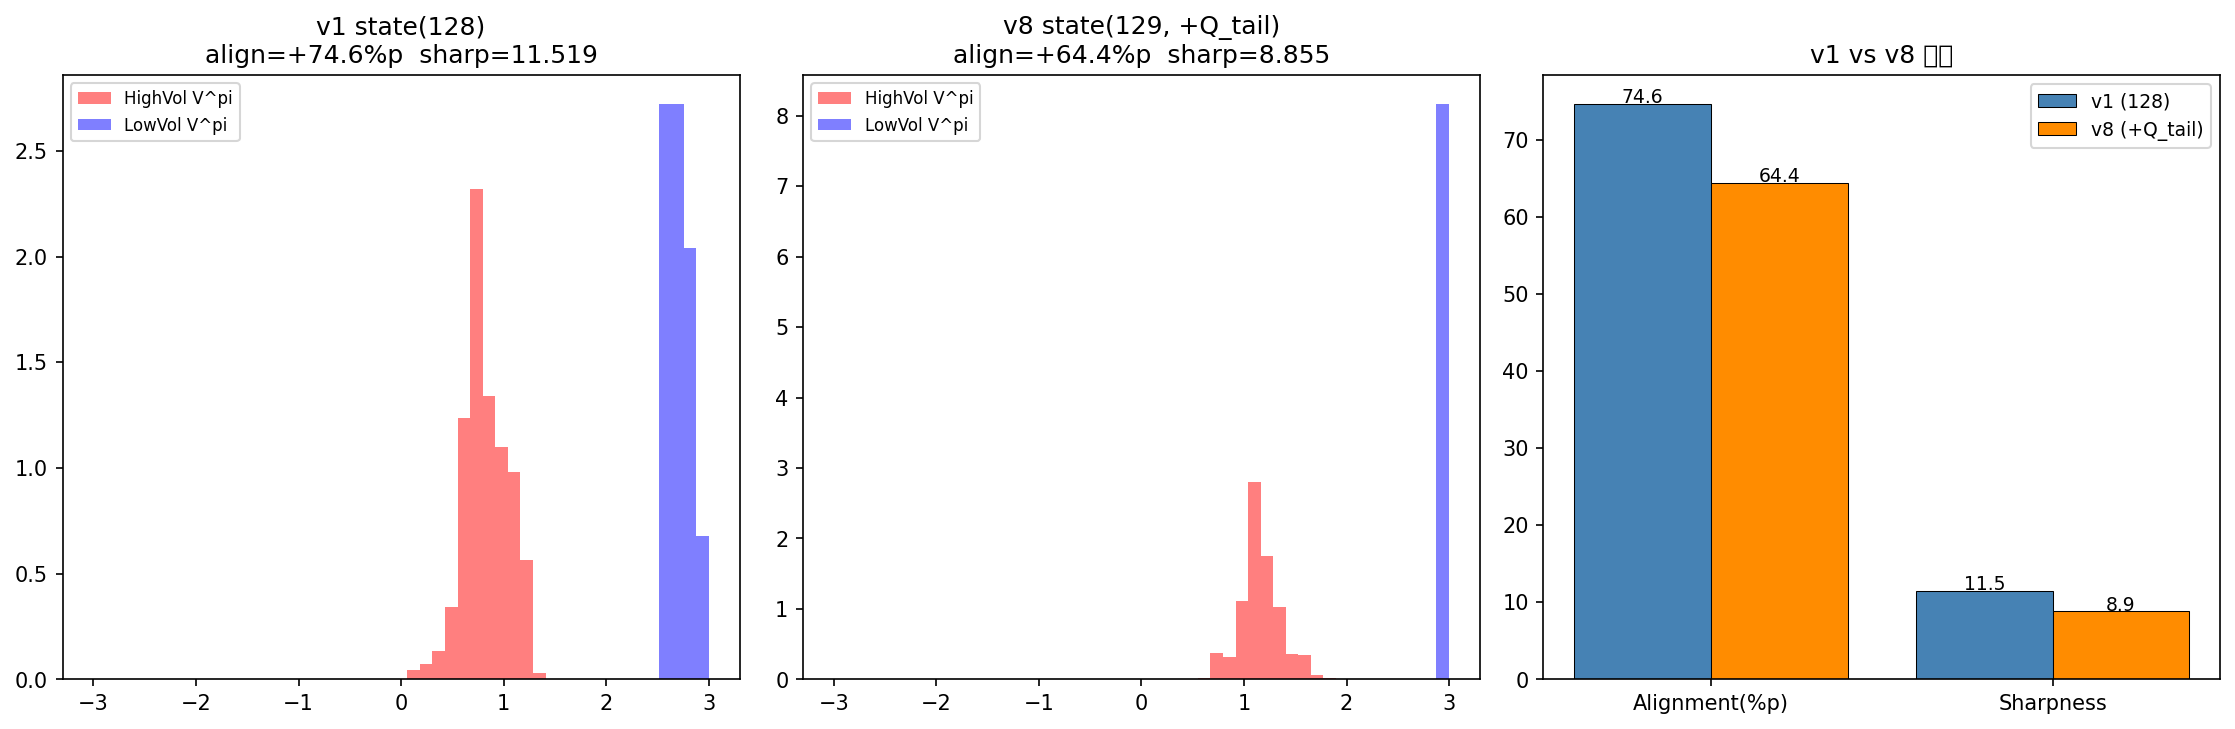

The Python source for this figure:
"""
Arena 검증 v8 - Q_tail을 state feature로 추가
===============================================
state(128) + Q_tail(1) = state(129)
에이전트가 옵션 내재 꼬리 확률을 직접 학습

비교: v1 state(128) vs v8 state(129)
지표: alignment, sharpness, KS p-value
"""
import warnings; warnings.filterwarnings('ignore')
import pickle
import numpy as np
import pandas as pd
import torch
import torch.nn as nn
import torch.nn.functional as F
import matplotlib.pyplot as plt
from scipy.stats import norm, johnsonsb, ks_2samp

# ── 데이터 ────────────────────────────────────────────────
with open("arena_val_features.pkl", 'rb') as f:
    feat, btc_price = pickle.load(f)
with open("arena_val_hmm.pkl", 'rb') as f:
    regime, high_p, high_state = pickle.load(f)
with open("option_iv_surface.pkl", 'rb') as f:
    iv_surf = pickle.load(f)

dvol = pd.read_csv("dvol_btc.csv", index_col=0, parse_dates=True)

# ── Q_tail 시계열 ─────────────────────────────────────────
THRESHOLD = 0.15

def q_tail(atm_iv, rr, T=30/365):
    if np.isnan(atm_iv) or atm_iv <= 0: return np.nan
    rr = rr if not np.isnan(rr) else 0.0
    il = np.clip(atm_iv - 0.5*abs(rr), 0.05, 5)
    ih = np.clip(atm_iv + 0.5*abs(rr), 0.05, 5)
    d_lo = (np.log(1/(1-THRESHOLD)) - 0.5*il**2*T) / (il*np.sqrt(T))
    d_hi = (np.log(1/(1+THRESHOLD)) - 0.5*ih**2*T) / (ih*np.sqrt(T))
    return float(norm.cdf(-d_lo) + norm.cdf(d_hi))

atm_iv = iv_surf['atm_iv_front'].reindex(feat.index).ffill(limit=20)
rr_sk  = iv_surf['rr_skew'].reindex(feat.index).ffill(limit=20)
dv_iv  = dvol['dvol'].reindex(feat.index).ffill() / 100.0

qs = []
for i in range(len(feat)):
    iv = float(atm_iv.iloc[i]) if not pd.isna(atm_iv.iloc[i]) \
         else (float(dv_iv.iloc[i]) if not pd.isna(dv_iv.iloc[i]) else np.nan)
    rr = float(rr_sk.iloc[i]) if not pd.isna(rr_sk.iloc[i]) else np.nan
    qs.append(q_tail(iv, rr))

q_series = pd.Series(qs, index=feat.index)
q_med    = float(q_series.median())
q_series = q_series.fillna(q_med)

# StandardScaler로 Q_tail 정규화 (state 편입)
from sklearn.preprocessing import StandardScaler
scaler_ohlcv = StandardScaler()
X_scaled = scaler_ohlcv.fit_transform(feat.values)

q_arr    = q_series.values
q_mean   = q_arr.mean(); q_std = q_arr.std() + 1e-9
q_scaled = (q_arr - q_mean) / q_std          # 표준화된 Q_tail

# ── state 구성: 128 + 1 = 129 ─────────────────────────────
WIN       = 16
STATE_DIM = 129    # 128 + Q_tail
TRAIN_END = "2022-06-30"
ALPHA     = 2.0
LR        = 1e-3
N_STEPS   = 3000
GAMMA     = 0.99
SEED      = 42
torch.manual_seed(SEED); np.random.seed(SEED)

states_arr, dates_arr = [], []
for i in range(WIN, len(X_scaled)):
    base = X_scaled[i - WIN:i].flatten()           # (128,)
    q    = np.array([q_scaled[i]], dtype=np.float32)  # (1,)
    states_arr.append(np.concatenate([base, q]))
    dates_arr.append(feat.index[i])

states_arr      = np.array(states_arr, dtype=np.float32)
dates_arr       = pd.DatetimeIndex(dates_arr)
regimes_aligned = regime.reindex(dates_arr).fillna(0).values.astype(int)
highp_aligned   = high_p.reindex(dates_arr).fillna(0).values

split_idx   = int(np.searchsorted(dates_arr, pd.Timestamp(TRAIN_END)))
train_data  = states_arr[:split_idx]
val_data    = states_arr[split_idx:]
val_dates   = dates_arr[split_idx:]
val_regimes = regimes_aligned[split_idx:]
val_highp   = highp_aligned[split_idx:]

q_train = q_scaled[:split_idx]; q_val = q_scaled[split_idx:]
valid_frac = (np.abs(q_train - (q_mean - q_mean)/q_std) > 0).mean()  # 항상 1
dvol_valid = (~pd.isna(dv_iv) | ~pd.isna(atm_iv)).reindex(dates_arr[:split_idx]).mean()
print(f"Train Q_tail 유효(DVOL/IV): {dvol_valid*100:.0f}%")
print(f"Train: {dates_arr[0].date()} ~ {dates_arr[split_idx-1].date()}  ({split_idx})")
print(f"Val:   {val_dates[0].date()} ~ {val_dates[-1].date()}  ({len(val_data)})")


# ── 모델 ──────────────────────────────────────────────────
class PolicyValueNet(nn.Module):
    def __init__(self, state_dim=129, action_dim=3, h1=64, h2=32):
        super().__init__()
        self.action_dim = action_dim
        self.trunk = nn.Sequential(
            nn.Linear(state_dim, h1), nn.LayerNorm(h1), nn.ReLU(),
            nn.Linear(h1, h2),        nn.LayerNorm(h2), nn.ReLU(),
        )
        self.policy_head = nn.Linear(h2, action_dim)
        self.value_head  = nn.Linear(h2, 1)

    def forward(self, s):
        f      = self.trunk(s)
        logits = self.policy_head(f)
        probs  = F.softmax(logits, dim=-1)
        H      = -torch.sum(probs * torch.log(probs + 1e-9))
        conf   = (1.0 - H / torch.log(torch.tensor(float(self.action_dim)))).item()
        vpi    = self.value_head(f).squeeze(-1).item()
        return logits, conf, vpi


def real_reward(s, ns, bias_type):
    # 마지막 요소가 Q_tail, 나머지는 원래 state
    curr_vol = float(s[WIN*8 - 8 + 2])   # btc_vol in last window step
    next_vol = float(ns[WIN*8 - 8 + 2])
    d = next_vol - curr_vol
    if bias_type == "HighVol":
        return float(max(0, d) * 2.0 - max(0, -d))
    return float(-abs(d) + 0.1)


def train_agent(data, bias_type):
    net = PolicyValueNet(STATE_DIM)
    opt = torch.optim.Adam(net.parameters(), lr=LR)
    n   = len(data)
    for _ in range(N_STEPS):
        idx    = np.random.randint(0, n - 1)
        s      = torch.FloatTensor(data[idx])
        s1     = torch.FloatTensor(data[idx + 1])
        logits, _, vpi = net(s)
        probs  = F.softmax(logits, dim=-1)
        dist   = torch.distributions.Categorical(probs)
        action = dist.sample()
        lp     = dist.log_prob(action)
        r      = real_reward(data[idx], data[idx + 1], bias_type)
        with torch.no_grad():
            _, _, v1 = net(s1)
        td   = r + GAMMA * v1
        adv  = td - vpi
        fv   = net.trunk(s)
        vt   = net.value_head(fv).squeeze(-1)
        vl   = F.mse_loss(vt, torch.tensor(td))
        ent  = -torch.sum(probs * torch.log(probs + 1e-9))
        loss = -lp * adv + 0.5 * vl - 0.01 * ent
        opt.zero_grad(); loss.backward()
        torch.nn.utils.clip_grad_norm_(net.parameters(), 1.0)
        opt.step()
    return net


def evaluate(net_hv, net_lv, label):
    vpi_hv, vpi_lv, winners = [], [], []
    with torch.no_grad():
        for i, s_np in enumerate(val_data):
            s = torch.FloatTensor(s_np)
            _, conf_hv, vpi_h = net_hv(s)
            _, conf_lv, vpi_l = net_lv(s)
            p = float(val_highp[i])
            bid_hv = conf_hv * (1.0 + ALPHA * p)
            bid_lv = conf_lv * (1.0 + ALPHA * (1.0 - p))
            vpi_hv.append(vpi_h); vpi_lv.append(vpi_l)
            winners.append(0 if bid_hv >= bid_lv else 1)

    vpi_hv  = np.array(vpi_hv); vpi_lv = np.array(vpi_lv)
    winners = np.array(winners)
    hm = val_regimes == high_state; lm = ~hm
    align = ((winners[hm] == 0).mean() - (winners[lm] == 0).mean()) * 100
    pool_std  = np.sqrt((vpi_hv.std()**2 + vpi_lv.std()**2) / 2 + 1e-9)
    sharpness = abs(vpi_hv.mean() - vpi_lv.mean()) / pool_std
    _, ks_p   = ks_2samp(vpi_hv, vpi_lv)
    print(f"[{label}]  align={align:+.1f}%p  sharp={sharpness:.3f}  KS p={ks_p:.4f}")
    return dict(label=label, align=align, sharpness=sharpness, ks_p=ks_p,
                vpi_hv=vpi_hv, vpi_lv=vpi_lv, winners=winners)


# ── v1 베이스라인 (128차원, 기존 저장 모델) ──────────────────
print("\n=== v1 베이스라인 로드 (state=128) ===")
class PolicyValueNet128(nn.Module):
    def __init__(self):
        super().__init__()
        self.action_dim = 3
        self.trunk = nn.Sequential(
            nn.Linear(128,64), nn.LayerNorm(64), nn.ReLU(),
            nn.Linear(64,32),  nn.LayerNorm(32), nn.ReLU(),
        )
        self.policy_head = nn.Linear(32, 3)
        self.value_head  = nn.Linear(32, 1)
    def forward(self, s):
        f=self.trunk(s); p=F.softmax(self.policy_head(f),-1)
        H=-torch.sum(p*torch.log(p+1e-9))
        return self.policy_head(f),(1-H/torch.log(torch.tensor(3.))).item(),self.value_head(f).squeeze(-1).item()

nhv128=PolicyValueNet128(); nhv128.load_state_dict(torch.load("arena_val_highvol.pt",map_location='cpu'))
nlv128=PolicyValueNet128(); nlv128.load_state_dict(torch.load("arena_val_lowvol.pt", map_location='cpu'))
nhv128.eval(); nlv128.eval()

# v1 평가 (val_data의 앞 128차원만 사용)
val_data_128 = val_data[:, :128]
vpi_hv1, vpi_lv1, winners1 = [], [], []
with torch.no_grad():
    for i, s_np in enumerate(val_data_128):
        s=torch.FloatTensor(s_np)
        _,ch,vh=nhv128(s); _,cl,vl=nlv128(s)
        p=float(val_highp[i])
        bid_hv=ch*(1+ALPHA*p); bid_lv=cl*(1+ALPHA*(1-p))
        vpi_hv1.append(vh); vpi_lv1.append(vl)
        winners1.append(0 if bid_hv>=bid_lv else 1)

vpi_hv1=np.array(vpi_hv1); vpi_lv1=np.array(vpi_lv1); winners1=np.array(winners1)
hm=val_regimes==high_state; lm=~hm
align1=((winners1[hm]==0).mean()-(winners1[lm]==0).mean())*100
sharp1=abs(vpi_hv1.mean()-vpi_lv1.mean())/(np.sqrt((vpi_hv1.std()**2+vpi_lv1.std()**2)/2)+1e-9)
_,ks1=ks_2samp(vpi_hv1,vpi_lv1)
res_v1=dict(label="v1 state(128)", align=align1, sharpness=sharp1, ks_p=ks1,
            vpi_hv=vpi_hv1, vpi_lv=vpi_lv1, winners=winners1)
print(f"[v1 state(128)]  align={align1:+.1f}%p  sharp={sharp1:.3f}  KS p={ks1:.4f}")

# ── v8 재학습 (129차원) ────────────────────────────────────
print("\n=== v8 재학습 (state=129, +Q_tail) ===")
net_hv_v8 = train_agent(train_data, "HighVol")
net_lv_v8 = train_agent(train_data, "LowVol")
res_v8    = evaluate(net_hv_v8, net_lv_v8, "v8 state(129, +Q_tail)")


# ── 시각화 ────────────────────────────────────────────────
fig, axes = plt.subplots(1, 3, figsize=(15, 5))

for ax, (res, color) in zip(axes[:2], [(res_v1,'steelblue'),(res_v8,'darkorange')]):
    bins = np.linspace(-3, 3, 50)
    ax.hist(res['vpi_hv'], bins=bins, alpha=0.5, color='red',   label='HighVol V^pi', density=True)
    ax.hist(res['vpi_lv'], bins=bins, alpha=0.5, color='blue',  label='LowVol V^pi',  density=True)
    ax.set_title(f"{res['label']}\nalign={res['align']:+.1f}%p  sharp={res['sharpness']:.3f}")
    ax.legend(fontsize=8)

ax = axes[2]
metrics = ['align','sharpness']
x = np.arange(len(metrics))
ax.bar(x-0.2, [res_v1[m] for m in metrics], 0.4,
       label='v1 (128)', color='steelblue', edgecolor='black', lw=0.5)
ax.bar(x+0.2, [res_v8[m] for m in metrics], 0.4,
       label='v8 (+Q_tail)', color='darkorange', edgecolor='black', lw=0.5)
ax.set_xticks(x); ax.set_xticklabels(['Alignment(%p)','Sharpness'])
ax.legend(fontsize=9); ax.set_title("v1 vs v8 비교")
for xi, (v1, v8) in zip(x, zip([res_v1[m] for m in metrics],[res_v8[m] for m in metrics])):
    ax.text(xi-0.2, v1+0.1, f'{v1:.1f}', ha='center', fontsize=9)
    ax.text(xi+0.2, v8+0.1, f'{v8:.1f}', ha='center', fontsize=9)

plt.tight_layout()
plt.savefig("arena_validation_v8.png", dpi=150, bbox_inches='tight')
print("\n그래프 저장: arena_validation_v8.png")

print("\n" + "=" * 55)
print("Arena v8 - Q_tail in state(129) vs v1 state(128)")
print("=" * 55)
print(f"{'':20s} {'v1(128)':>10} {'v8(+Q)':>10} {'delta':>8}")
print("-" * 50)
for k, name in [('align','Alignment(%p)'),('sharpness','Sharpness'),('ks_p','KS p-val')]:
    v1v=res_v1[k]; v8v=res_v8[k]
    print(f"  {name:18s} {v1v:>10.3f} {v8v:>10.3f} {v8v-v1v:>+8.3f}")
delta_a = res_v8['align'] - res_v1['align']
delta_s = res_v8['sharpness'] - res_v1['sharpness']
if delta_a > 5 or delta_s > 1:
    verdict = "Q_tail in state 유효 - 에이전트 학습 개선"
elif delta_a > 0 and delta_s > 0:
    verdict = "소폭 개선 - Q_tail이 보조 신호로 작용"
elif abs(delta_a) < 3 and abs(delta_s) < 0.5:
    verdict = "차이 없음 - Q_tail의 state 편입 효과 없음"
else:
    verdict = "혼재 - alignment/sharpness 트레이드오프"
print(f"\n판정: {verdict}")
print("=" * 55)
